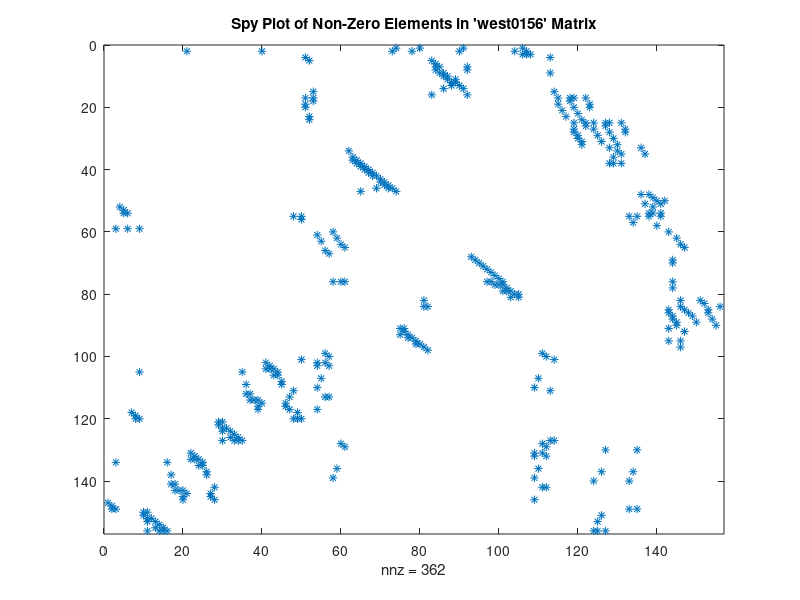
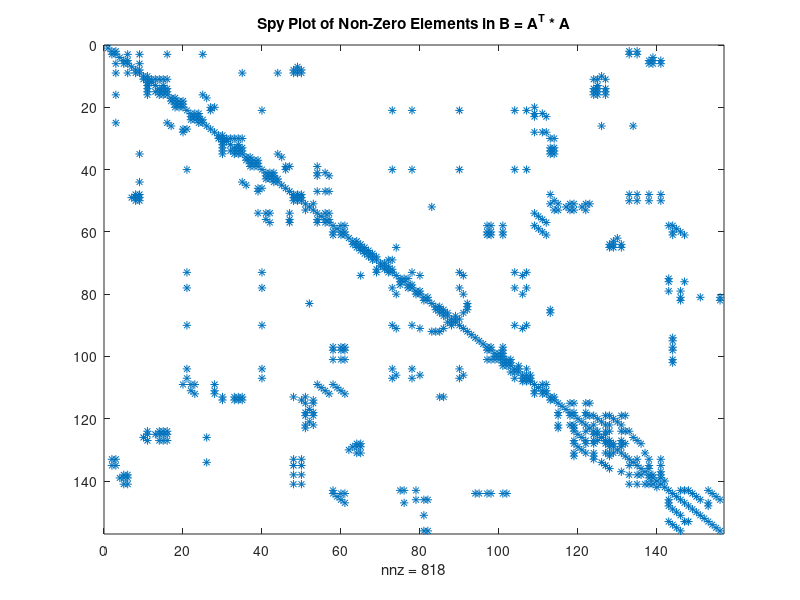
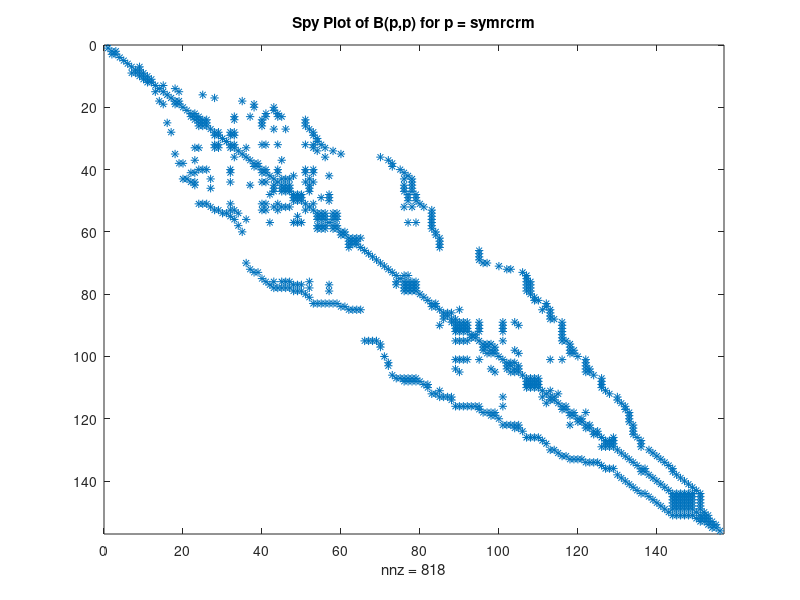

MATLAB code for these plots, in order:
% Question 2

% PART B
clear

% PART C
load west0156.dat
whos

% PART D
I = west0156(:,1);
J = west0156(:,2);
V = west0156(:,3);

% PART E
A = sparse(I, J, V);

% PART F
whos
size(A)
issparse(A)

% PART G
Aij = A(146:156, 1:5)

% PART H
A_symmetry_check = norm(A - A', Inf)

% PART I
figure(1);
spy(A);
title('Spy Plot of Non-Zero Elements in ''west0156'' Matrix');

% PART J
Annz = nnz(A)
A_sparsity = Annz/prod(size(A))*100

% PART K

B = A'*A;

% PART I
B_symmetry_check = norm(B - B', Inf)

% PART II
figure(2);
spy(B);
title('Spy Plot of Non-Zero Elements in B = A^T * A');

% PART III
B_sparsity = nnz(B)/prod(size(B))*100

% PART IV
p = symrcm(B);
figure(3);
spy(B(p,p));
title('Spy Plot of B(p,p) for p = symrcrm');

% PART V
% B(p,p) gives reordered matrix B with symmetry

% PART VI
[R, k] = chol(B);
k
% non-zero k indicates B is not positive definite so cannot use Cholesky
% Factorisation

% PART VII
eigval = min(eig(B))
% k is the 